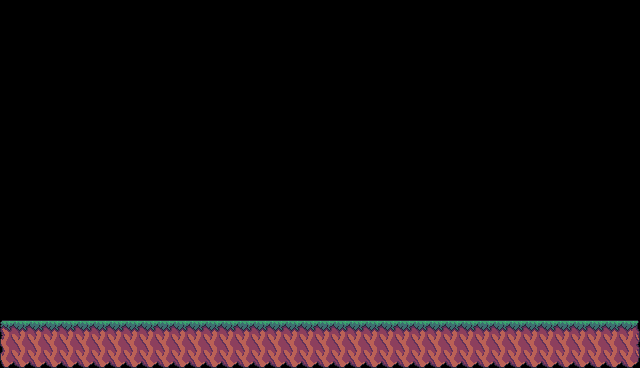

The image is a tile-based game level rendered from a .tmx file. Its description and complete source (layers, tilesets, objects, tile grids) follow:
An orthogonal 40x23 tile map with 16x16 px tiles, 1 tile layer (Tile Layer 1) and 1 object (solid).

<map version="1.9" tiledversion="1.9.2" orientation="orthogonal" renderorder="right-down" width="40" height="23" tilewidth="16" tileheight="16" infinite="0" nextlayerid="3" nextobjectid="7">
 <editorsettings>
  <export target="../1.lua" format="lua" />
 </editorsettings>
 <tileset firstgid="1" name="morning_adventures_tileset_16x16" tilewidth="16" tileheight="16" tilecount="60" columns="10">
  <image source="../../Sprites/morning_adventures_tileset_16x16.png" width="160" height="96" />
 </tileset>
 <objectgroup id="2" name="solid" visible="0">
  <properties>
   <property name="collidable" type="bool" value="true" />
  </properties>
  <object id="6" name="solid" x="1.24756" y="320.624" width="636.257" height="46.1598" />
 </objectgroup>
 <layer id="1" name="Tile Layer 1" width="40" height="23">
  <data encoding="csv">
0,0,0,0,0,0,0,0,0,0,0,0,0,0,0,0,0,0,0,0,0,0,0,0,0,0,0,0,0,0,0,0,0,0,0,0,0,0,0,0,
0,0,0,0,0,0,0,0,0,0,0,0,0,0,0,0,0,0,0,0,0,0,0,0,0,0,0,0,0,0,0,0,0,0,0,0,0,0,0,0,
0,0,0,0,0,0,0,0,0,0,0,0,0,0,0,0,0,0,0,0,0,0,0,0,0,0,0,0,0,0,0,0,0,0,0,0,0,0,0,0,
0,0,0,0,0,0,0,0,0,0,0,0,0,0,0,0,0,0,0,0,0,0,0,0,0,0,0,0,0,0,0,0,0,0,0,0,0,0,0,0,
0,0,0,0,0,0,0,0,0,0,0,0,0,0,0,0,0,0,0,0,0,0,0,0,0,0,0,0,0,0,0,0,0,0,0,0,0,0,0,0,
0,0,0,0,0,0,0,0,0,0,0,0,0,0,0,0,0,0,0,0,0,0,0,0,0,0,0,0,0,0,0,0,0,0,0,0,0,0,0,0,
0,0,0,0,0,0,0,0,0,0,0,0,0,0,0,0,0,0,0,0,0,0,0,0,0,0,0,0,0,0,0,0,0,0,0,0,0,0,0,0,
0,0,0,0,0,0,0,0,0,0,0,0,0,0,0,0,0,0,0,0,0,0,0,0,0,0,0,0,0,0,0,0,0,0,0,0,0,0,0,0,
0,0,0,0,0,0,0,0,0,0,0,0,0,0,0,0,0,0,0,0,0,0,0,0,0,0,0,0,0,0,0,0,0,0,0,0,0,0,0,0,
0,0,0,0,0,0,0,0,0,0,0,0,0,0,0,0,0,0,0,0,0,0,0,0,0,0,0,0,0,0,0,0,0,0,0,0,0,0,0,0,
0,0,0,0,0,0,0,0,0,0,0,0,0,0,0,0,0,0,0,0,0,0,0,0,0,0,0,0,0,0,0,0,0,0,0,0,0,0,0,0,
0,0,0,0,0,0,0,0,0,0,0,0,0,0,0,0,0,0,0,0,0,0,0,0,0,0,0,0,0,0,0,0,0,0,0,0,0,0,0,0,
0,0,0,0,0,0,0,0,0,0,0,0,0,0,0,0,0,0,0,0,0,0,0,0,0,0,0,0,0,0,0,0,0,0,0,0,0,0,0,0,
0,0,0,0,0,0,0,0,0,0,0,0,0,0,0,0,0,0,0,0,0,0,0,0,0,0,0,0,0,0,0,0,0,0,0,0,0,0,0,0,
0,0,0,0,0,0,0,0,0,0,0,0,0,0,0,0,0,0,0,0,0,0,0,0,0,0,0,0,0,0,0,0,0,0,0,0,0,0,0,0,
0,0,0,0,0,0,0,0,0,0,0,0,0,0,0,0,0,0,0,0,0,0,0,0,0,0,0,0,0,0,0,0,0,0,0,0,0,0,0,0,
0,0,0,0,0,0,0,0,0,0,0,0,0,0,0,0,0,0,0,0,0,0,0,0,0,0,0,0,0,0,0,0,0,0,0,0,0,0,0,0,
0,0,0,0,0,0,0,0,0,0,0,0,0,0,0,0,0,0,0,0,0,0,0,0,0,0,0,0,0,0,0,0,0,0,0,0,0,0,0,0,
0,0,0,0,0,0,0,0,0,0,0,0,0,0,0,0,0,0,0,0,0,0,0,0,0,0,0,0,0,0,0,0,0,0,0,0,0,0,0,0,
0,0,0,0,0,0,0,0,0,0,0,0,0,0,0,0,0,0,0,0,0,0,0,0,0,0,0,0,0,0,0,0,0,0,0,0,0,0,0,0,
1,2,2,2,2,2,2,2,2,2,2,2,2,2,2,2,2,2,2,2,2,2,2,2,2,2,2,2,2,2,2,2,2,2,2,2,2,2,2,3,
11,12,12,12,12,12,12,12,12,12,12,12,12,12,12,12,12,12,12,12,12,12,12,12,12,12,12,12,12,12,12,12,12,12,12,12,12,12,12,13,
21,22,22,22,22,22,22,22,22,22,22,22,22,22,22,22,22,22,22,22,22,22,22,22,22,22,22,22,22,22,22,22,22,22,22,22,22,22,22,23
</data>
 </layer>
</map>
